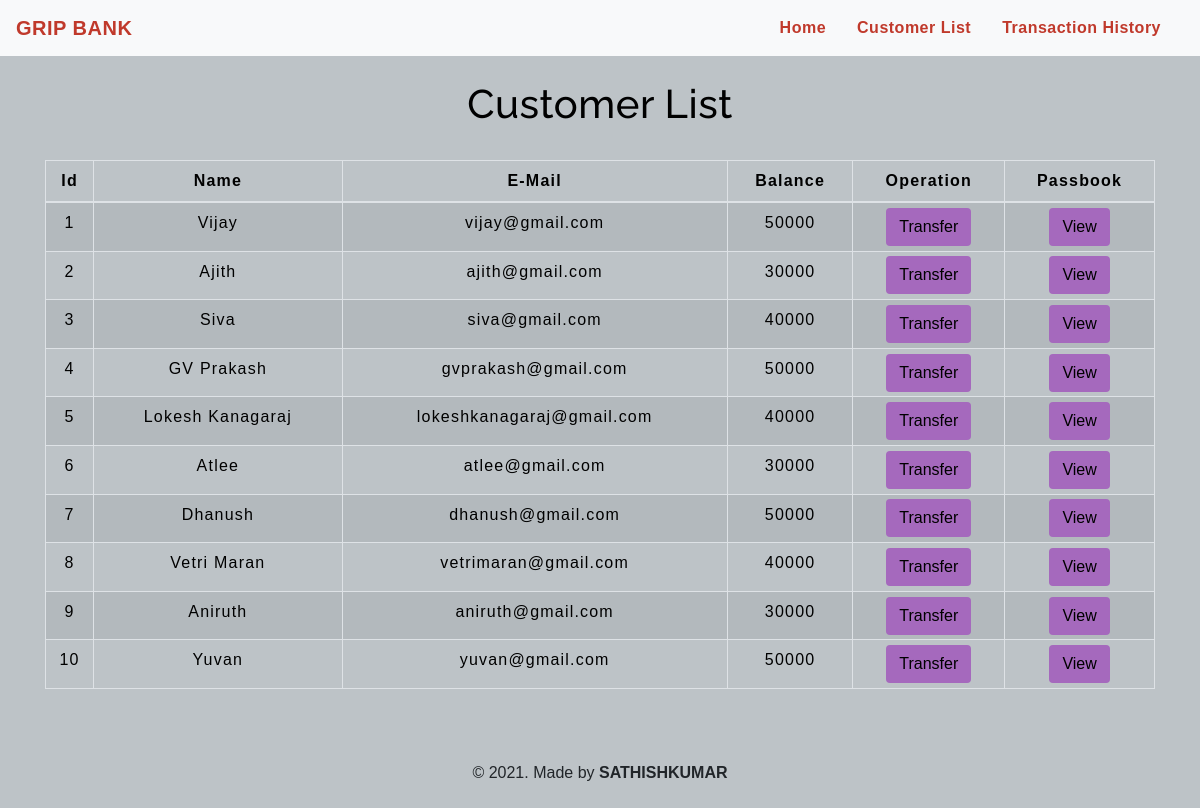
The page /customerlist.php on the database its author committed.
### tables this page shows
CREATE TABLE `users` (
  `id` int(3) NOT NULL,
  `name` varchar(30) NOT NULL,
  `email` varchar(30) NOT NULL,
  `balance` int(8) NOT NULL
);

### customerlist.php (the view, shortened to what this page needs)
<!DOCTYPE html>
<html lang="en">
<head>
    <link rel="stylesheet" href="https://maxcdn.bootstrapcdn.com/bootstrap/4.0.0/css/bootstrap.min.css">
    <link rel="stylesheet" type="text/css" href="css/table.css">
    <link rel="stylesheet" type="text/css" href="css/navbar.css">
</head>
<body style="background-color : #BDC3C7;">
<?php
    include 'config.php';
    $sql = "SELECT * FROM users";
    $result = mysqli_query($conn,$sql);
?>
<?php
  include 'navbar.php';
?>
<div class="container">
        <h2 class="text-center pt-4" style="color : black;">Customer List</h2>
        <br>
            <div class="row">
                <div class="col">
                    <div class="table-responsive-sm">
                    <table class="table table-hover table-sm table-striped table-condensed table-bordered" style="border-color:black;">
                        <thead style="color : black;">
                            <tr>
                            <th scope="col" class="text-center py-2">Id</th>
                            <th scope="col" class="text-center py-2">Name</th>
                            <th scope="col" class="text-center py-2">E-Mail</th>
                            <th scope="col" class="text-center py-2">Balance</th>
                            <th scope="col" class="text-center py-2">Operation</th>
			    <th scope="col" class="text-center py-2">Passbook</th>
                            </tr>
                        </thead>
                        <tbody>
                <?php
                    while($rows=mysqli_fetch_assoc($result)){
                ?>
                    <tr style="color : black;">
                        <td class="py-2"><?php echo $rows['id'] ?></td>
                        <td class="py-2"><?php echo $rows['name']?></td>
                        <td class="py-2"><?php echo $rows['email']?></td>
                        <td class="py-2"><?php echo $rows['balance']?></td>
                        <td><a href="selecteduserdetail.php?id= <?php echo $rows['id'] ;?>"> <button type="button" class="btn" style="background-color : #A569BD;">Transfer</button></a></td>
                        <td><a href="passbook.php?id= <?php echo $rows['id'] ;?>"> <button type="button" class="btn" style="background-color : #A569BD;">View</button></a></td>
 		   </tr>
                <?php
                    }
                ?>
                        </tbody>
                    </table>
                    </div>
                </div>
            </div>
         </div>
         <footer class="text-center mt-5 py-2">
            <p>&copy 2021. Made by <b>SATHISHKUMAR</b> </p>
         </footer>
</body>
</html>

### navbar.php (shortened to what this page needs)
<nav class="navbar navbar-expand-md navbar-light bg-light">
<a class="navbar-brand" href="index.php" style="color : #C0392B;"><b>GRIP BANK</b></a>
<div class="collapse navbar-collapse" id="collapsibleNavbar">
      <ul class="navbar-nav ml-auto">
        <li class="nav-item">
          <a class="nav-link" href="index.php" style="color : #C0392B;"><b>Home</b></a>
        </li>
        <li class="nav-item">
          <a class="nav-link" href="customerlist.php" style="color : #C0392B;"><b>Customer List</b></a>
        </li>
        <li class="nav-item">
          <a class="nav-link" href="transactionhistory.php" style="color : #C0392B;"><b>Transaction History</b></a>
        </li>
    </div>
 </nav>

### css/table.css (style rules this page uses)
* { padding: 0; margin: 0; box-sizing: border-box; font-family: sans-serif; }
h2 { font-size: 40px; }
table { letter-spacing: 1.2px; }
td { text-align: center; }
button { border:none; background: #d9d9d9; transition: 1s; }

### css/navbar.css (style rules this page uses)
.nav-link { margin-right: 15px; color:#2F363F; letter-spacing: 0.5px; transition: 0.5s; }
.navbar-brand { color: #4C4B4B; letter-spacing: 0.5px; }
h2 { color: #4C4B4B; letter-spacing: 0.5px; font-family: raleway; }

### customerlist.php (style rules this page uses)
button { transition: 1.5s; }

### rows shown on the page
users: id "1", name "Vijay", email "vijay@gmail.com", balance "50000"
users: id "2", name "Ajith", email "ajith@gmail.com", balance "30000"
users: id "3", name "Siva", email "siva@gmail.com", balance "40000"
users: id "4", name "GV Prakash", email "gvprakash@gmail.com", balance "50000"
users: id "5", name "Lokesh Kanagaraj", email "lokeshkanagaraj@gmail.com", balance "40000"
users: id "6", name "Atlee", email "atlee@gmail.com", balance "30000"
users: id "7", name "Dhanush", email "dhanush@gmail.com", balance "50000"
users: id "8", name "Vetri Maran", email "vetrimaran@gmail.com", balance "40000"
users: id "9", name "Aniruth", email "aniruth@gmail.com", balance "30000"
users: id "10", name "Yuvan", email "yuvan@gmail.com", balance "50000"
